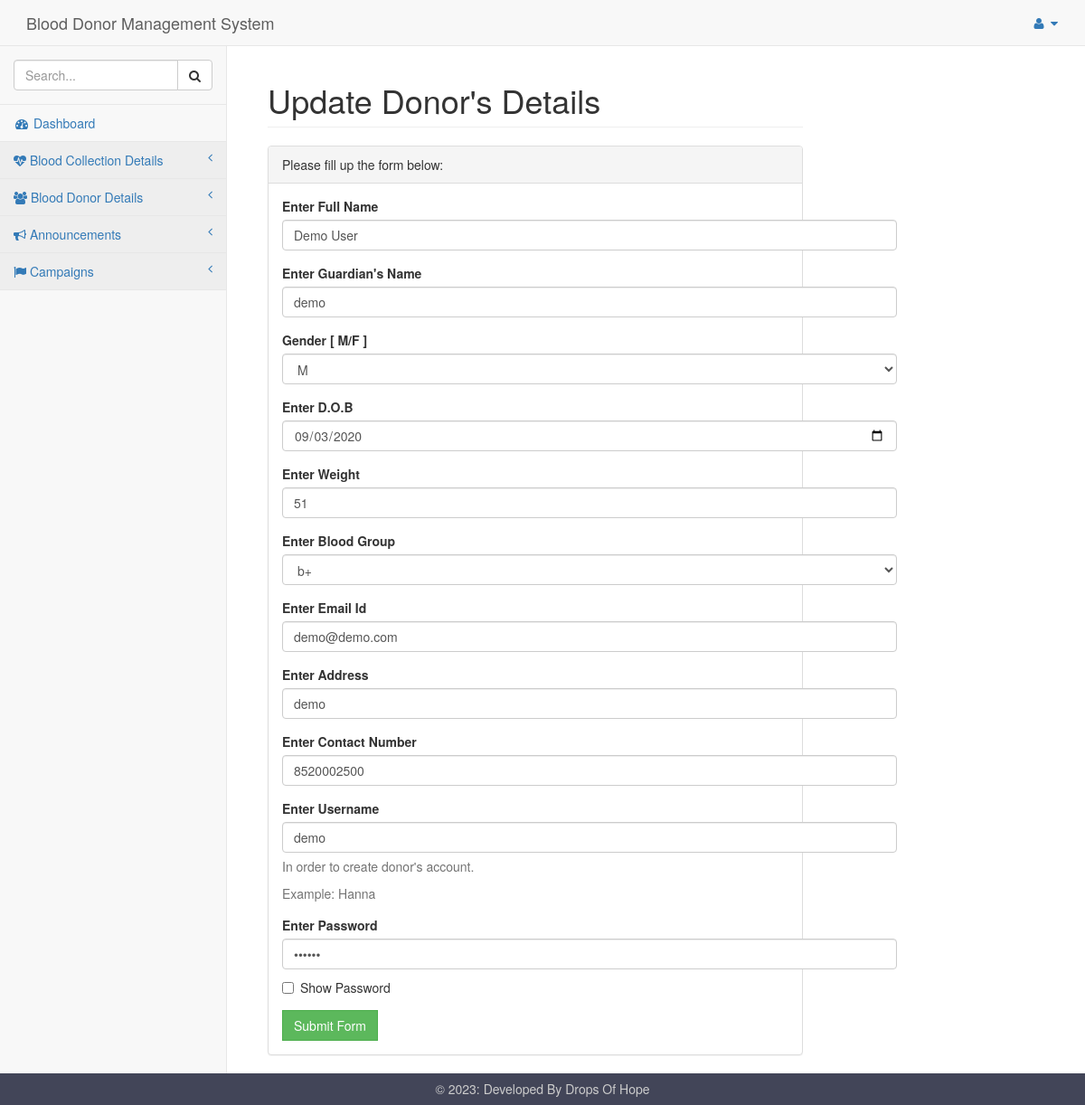
The page /admin/pages/updatedonor.php?id=18 on the database its author committed.
### tables this page shows
CREATE TABLE `donor` (
  `id` int(11) NOT NULL,
  `name` varchar(20) NOT NULL,
  `guardiansname` varchar(20) NOT NULL,
  `gender` varchar(20) NOT NULL,
  `dob` date NOT NULL,
  `weight` int(11) NOT NULL,
  `bloodgroup` varchar(3) NOT NULL,
  `email` varchar(20) NOT NULL,
  `address` varchar(20) NOT NULL,
  `contact` varchar(10) NOT NULL,
  `username` varchar(20) NOT NULL,
  `password` varchar(20) NOT NULL
);

### admin/pages/updatedonor.php (the view, shortened to what this page needs)
<!DOCTYPE html>
<html lang="en">
<head>
    <link href="../assests/vendor/bootstrap/css/bootstrap.min.css" rel="stylesheet">
    <link href="../assests/vendor/metisMenu/metisMenu.min.css" rel="stylesheet">
    <link href="../assests/css/sb-admin-2.css" rel="stylesheet">
    <link href="../assests/vendor/font-awesome/css/font-awesome.min.css" rel="stylesheet" type="text/css">
    <link rel="stylesheet" href="../assests/fonts/icofont.min.css">
</head>
<body>
    <div id="wrapper">
        <?php include 'includes/nav.php' ?>
        <div id="page-wrapper">
            <div class="container-fluid">
                <div class="row">
                    <div class="col-lg-12">
                        <h1 class="page-header">Update Donor's Details</h1>
                    </div>
                </div>
                <div class="row">
                    <div class="col-lg-12">
                        <div class="panel panel-default">
                            <div class="panel-heading">
                                Please fill up the form below:
                            </div>
                            <div class="panel-body">
                                <div class="row">
                                    <div class="col-lg-6">
                                        <?php
                                        include("dbconnect.php");
                                        $id = $_GET['id'];
                                        $qry = "SELECT * FROM `donor` WHERE id='$id' ";
                                        $result = mysqli_query($conn, $qry);
                                        while ($row = mysqli_fetch_array($result)) {
                                        ?>
                                            <form role="form" method="post">
                                                <div class="form-group">
                                                    <label>Enter Full Name</label>
                                                    <input class="form-control" name="name" type="text" placeholder="Example:Hanna Montana" value='<?php echo $row['name']; ?>' required>
                                                </div>
                                                <div class="form-group">
                                                    <label>Enter Guardian's Name</label>
                                                    <input class="form-control" placeholder="Guardian's Name" name="guardiansname" value='<?php echo $row['guardiansname']; ?>' required>
                                                </div>
                                                <div class="form-group">
                                                    <label>Gender [ M/F ]</label>
                                                    <select class="form-control" name="gender" required>
                                                        <option value="<?php echo $row['gender'];?>"><?php echo $row['gender']; ?></option>
                                                    </select>
                                                </div>
                                                <div class="form-group">
                                                    <label>Enter D.O.B</label>
                                                    <input class="form-control" type="date" name="dob" value='<?php echo $row['dob']; ?>' required>
                                                </div>
                                                <div class="form-group">
                                                    <label>Enter Weight</label>
                                                    <input class="form-control" type="number" placeholder="Enter Weight" name="weight" value='<?php echo $row['weight']; ?>' required>
                                                </div>
                                                <div class="form-group">
                                                    <label>Enter Blood Group</label>
                                                    <select class="form-control" name="bloodgroup" value="" required>
                                                        <option value="<?php echo $row['bloodgroup']; ?>"><?php echo $row['bloodgroup']; ?></option>
                                                    </select>
                                                </div>
                                                <div class="form-group">
                                                    <label>Enter Email Id</label>
                                                    <input class="form-control" type="email" placeholder="Enter Email Id" name="email" value='<?php echo $row['email']; ?>' required>
                                                </div>
                                                <div class="form-group">
                                                    <label>Enter Address</label>
                                                    <input class="form-control" type="text" placeholder="Enter Address Here" name="address" value='<?php echo $row['address']; ?>' required>
                                                </div>
                                                <div class="form-group">
                                                    <label>Enter Contact Number</label>
                                                    <input class="form-control" type="number" placeholder="Contact Number" name="contact" value='<?php echo $row['contact']; ?>' required>
                                                </div>
                                                <div class="form-group">
                                                    <label>Enter Username</label>
                                                    <input class="form-control" placeholder="Enter Here" name="username" value='<?php echo $row['username']; ?>' required>
                                                    <p class="help-block">In order to create donor's account.</p>
                                                    <p class="help-block">Example: Hanna</p>
                                                </div>
                                                <div class="form-group">
                                                    <label>Enter Password</label>
                                                    <input class="form-control" name="password" type="password" id="myInput" value='<?php echo $row['password']; ?>' required>
                                                    <div class="checkbox">
                                                        <label>
                                                            <input type="checkbox" onclick="myFunction()">Show Password
                                                        </label>
                                                    </div>
                                                </div>
                                                <button type="submit" name="updatedonor" class="btn btn-success" style="border-radius:0%" ;>Submit Form</button>
                                            </form>
                                        <?php
                                        }
                                        ?>
                                    </div>
                                </div>
                            </div>
                        </div>
                    </div>
                </div>
            </div>
        </div>
    </div>
</body>
<footer>
    <p>&copy; <?php echo date("Y"); ?>: Developed By Drops Of Hope</p>
</footer>
</html>

### admin/assests/css/sb-admin-2.css (style rules this page uses)
body { background-color: #f8f8f8; }
#wrapper { width: 100%; }
#page-wrapper { padding: 0 15px; min-height: 568px; background-color: white; }
@media (min-width: 768px) { #page-wrapper { position: inherit; margin: 0 0 0 250px; padding: 0 30px; border-left: 1px solid #e7e7e7; } }

### admin/pages/updatedonor.php (style rules this page uses)
footer { background-color: #424558; bottom: 0; left: 0; right: 0; height: 35px; text-align: center; color: #CCC; }
footer p { padding: 10.5px; margin: 0px; line-height: 100%; }

### rows shown on the page
donor: name "Demo User", guardiansname "demo", gender "M", dob "09/03/2020", weight "51", bloodgroup "b+", email "demo@demo.com", address "demo", contact "8520002500", username "demo"
